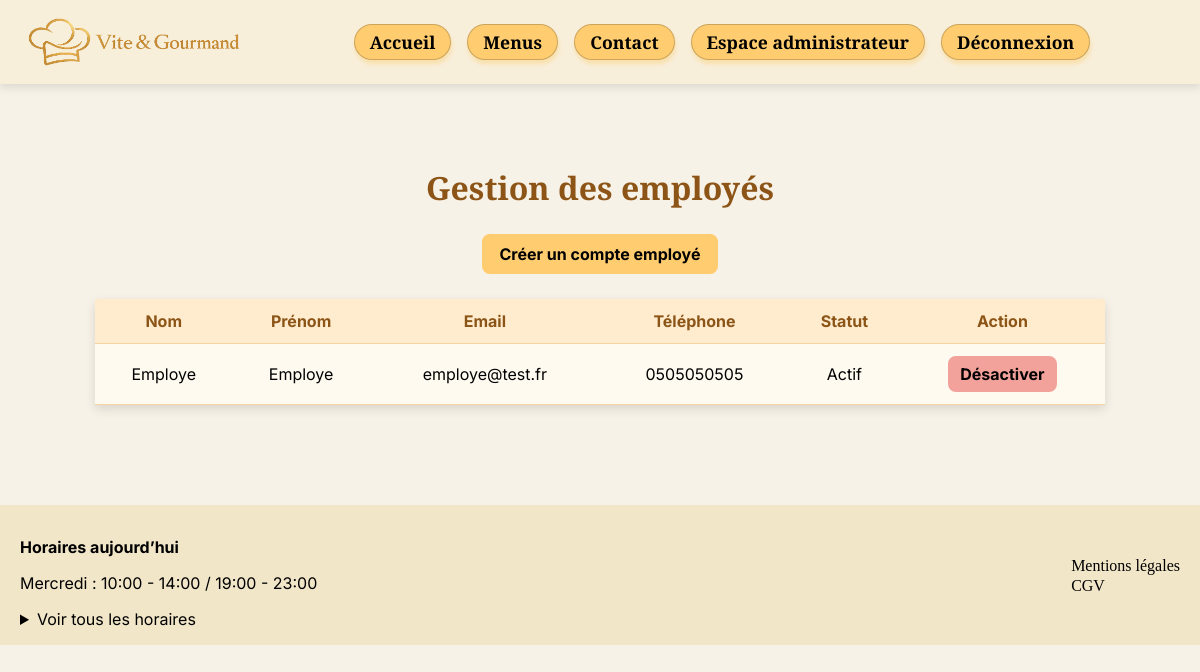
The page /public/gestion-employes.php (signed in) on the database its author committed.
### tables this page shows
CREATE TABLE `utilisateur` (
  `id` int(11) NOT NULL,
  `nom` varchar(100) NOT NULL,
  `prenom` varchar(100) NOT NULL,
  `email` varchar(255) NOT NULL,
  `telephone` varchar(20) NOT NULL,
  `adresse` varchar(255) NOT NULL,
  `code_postal` varchar(10) NOT NULL,
  `ville` varchar(100) NOT NULL,
  `mot_de_passe` varchar(255) NOT NULL,
  `date_creation` datetime NOT NULL DEFAULT current_timestamp(),
  `actif` tinyint(1) NOT NULL DEFAULT 1,
  `role_id` int(11) NOT NULL,
  `reset_token` varchar(255) DEFAULT NULL,
  `reset_token_expire` datetime DEFAULT NULL
);

### public/gestion-employes.php (the view, shortened to what this page needs)
<?php
require_once __DIR__ . '/../includes/db.php';
$sql = "SELECT * FROM utilisateur WHERE role_id =2 ORDER BY nom ASC";
$stmt = $pdo->query($sql);
$employes = $stmt->fetchAll(PDO::FETCH_ASSOC);
require_once __DIR__ . '/../includes/header.php';
?>
<main class="gestion-employes">
    <h1>Gestion des employés</h1>
    <a href="creer-employe.php" class="gestion-employes-ajouter">Créer un compte employé</a>
    <?php if (empty($employes)) : ?>
        <p class="gestion-employes-vide">Aucun employé trouvé.</p>
    <?php else : ?>
        <table class="gestion-employes-table">
            <thead>
                <tr>
                    <th>Nom</th>
                    <th>Prénom</th>
                    <th>Email</th>
                    <th>Téléphone</th>
                    <th>Statut</th>
                    <th>Action</th>
                </tr>
            </thead>
            <tbody>
                <?php foreach ($employes as $employe) : ?>
                    <tr>
                        <td><?= htmlspecialchars($employe['nom']) ?></td>
                        <td><?= htmlspecialchars($employe['prenom']) ?></td>
                        <td><?= htmlspecialchars($employe['email']) ?></td>
                        <td><?= htmlspecialchars($employe['telephone']) ?></td>
                        <td>
                            <?= $employe['actif'] ? 'Actif' : 'Inactif' ?>
                        </td>
                        <td>
                            <?php if ($employe['actif']) : ?>
                                <a href="desactiver-employe.php?id=<?= $employe['id'] ?>" class="gestion-employes-desactiver">
                                    Désactiver
                                </a>
                            <?php else : ?>
                                <span class="gestion-employes-inactif">Compte désactivé</span>
                            <?php endif; ?>
                        </td>
                    </tr>
                <?php endforeach; ?>
            </tbody>
        </table>
    <?php endif; ?>
</main>
<?php require_once __DIR__ . '/../includes/footer.php'; ?>

### public/assets/css/style.css (style rules this page uses)
* { box-sizing: border-box; }
body { font-family: "Inter", sans-serif; background-color: #F7F2E8; color: #000; margin: 0; }
h1 { font-family: "Playfair Display", serif; }

### public/assets/css/admin-employes.css (style rules this page uses)
.gestion-employes, .creer-employe { max-width: 1050px; margin: 0 auto; padding: 40px 20px; }
.gestion-employes h1, .creer-employe h1 { text-align: center; color: #8C5517; margin-bottom: 25px; }
.gestion-employes-ajouter, .creer-employe-retour { display: block; width: fit-content; margin: 0 auto 25px auto; padding: 10px 18px; background-color: #FFCD70; color: #000; text-decoration: none; border-radius: 8px; font-weight: bold; }
.gestion-employes-table { width: 100%; border-collapse: collapse; background-color: #fffaf0; box-shadow: 0 4px 10px rgba(0, 0, 0, 0.12); }
.gestion-employes-table th, .gestion-employes-table td { padding: 12px; text-align: center; border-bottom: 1px solid #f3d69f; }
.gestion-employes-table th { background-color: #FFECCE; color: #8C5517; }
.gestion-employes-desactiver { display: inline-block; padding: 8px 12px; background-color: #f3a19b; color: #000; text-decoration: none; border-radius: 8px; font-weight: bold; }

### rows shown on the page
utilisateur: nom "Employe", prenom "Employe", email "employe@test.fr", telephone "0505050505", actif "Actif"
